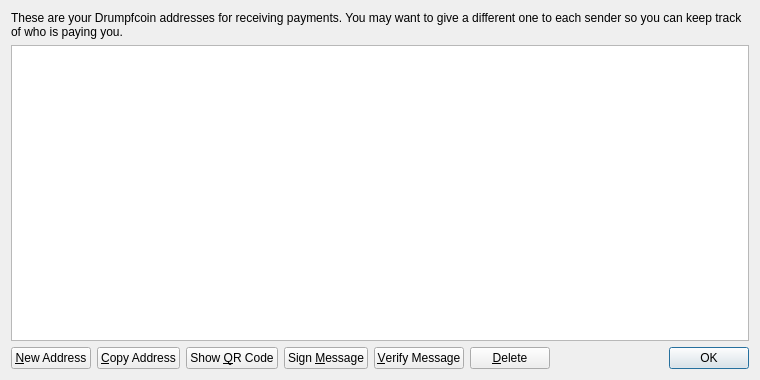
<?xml version="1.0" encoding="UTF-8"?>
<ui version="4.0">
 <class>AddressBookPage</class>
 <widget class="QWidget" name="AddressBookPage">
  <property name="geometry">
   <rect>
    <x>0</x>
    <y>0</y>
    <width>760</width>
    <height>380</height>
   </rect>
  </property>
  <property name="windowTitle">
   <string>Address Book</string>
  </property>
  <layout class="QVBoxLayout" name="verticalLayout">
   <item>
    <widget class="QLabel" name="labelExplanation">
     <property name="text">
      <string>These are your Drumpfcoin addresses for receiving payments. You may want to give a different one to each sender so you can keep track of who is paying you.</string>
     </property>
     <property name="textFormat">
      <enum>Qt::PlainText</enum>
     </property>
     <property name="wordWrap">
      <bool>true</bool>
     </property>
    </widget>
   </item>
   <item>
    <widget class="QTableView" name="tableView">
     <property name="contextMenuPolicy">
      <enum>Qt::CustomContextMenu</enum>
     </property>
     <property name="toolTip">
      <string>Double-click to edit address or label</string>
     </property>
     <property name="tabKeyNavigation">
      <bool>false</bool>
     </property>
     <property name="selectionMode">
      <enum>QAbstractItemView::SingleSelection</enum>
     </property>
     <property name="selectionBehavior">
      <enum>QAbstractItemView::SelectRows</enum>
     </property>
     <property name="sortingEnabled">
      <bool>true</bool>
     </property>
     <attribute name="verticalHeaderVisible">
      <bool>false</bool>
     </attribute>
    </widget>
   </item>
   <item>
    <layout class="QHBoxLayout" name="horizontalLayout">
     <item>
      <widget class="QPushButton" name="newAddressButton">
       <property name="toolTip">
        <string>Create a new address</string>
       </property>
       <property name="text">
        <string>&amp;New Address</string>
       </property>
      </widget>
     </item>
     <item>
      <widget class="QPushButton" name="copyToClipboard">
       <property name="toolTip">
        <string>Copy the currently selected address to the system clipboard</string>
       </property>
       <property name="text">
        <string>&amp;Copy Address</string>
       </property>
      </widget>
     </item>
     <item>
      <widget class="QPushButton" name="showQRCode">
       <property name="text">
        <string>Show &amp;QR Code</string>
       </property>
      </widget>
     </item>
     <item>
      <widget class="QPushButton" name="signMessage">
       <property name="toolTip">
        <string>Sign a message to prove you own a Drumpfcoin address</string>
       </property>
       <property name="text">
        <string>Sign &amp;Message</string>
       </property>
      </widget>
     </item>
     <item>
      <widget class="QPushButton" name="verifyMessage">
       <property name="toolTip">
        <string>Verify a message to ensure it was signed with a specified Drumpfcoin address</string>
       </property>
       <property name="text">
        <string>&amp;Verify Message</string>
       </property>
      </widget>
     </item>
     <item>
      <widget class="QPushButton" name="deleteButton">
       <property name="toolTip">
        <string>Delete the currently selected address from the list</string>
       </property>
       <property name="text">
        <string>&amp;Delete</string>
       </property>
      </widget>
     </item>
     <item>
      <spacer name="horizontalSpacer">
       <property name="orientation">
        <enum>Qt::Horizontal</enum>
       </property>
       <property name="sizeHint" stdset="0">
        <size>
         <width>40</width>
         <height>20</height>
        </size>
       </property>
      </spacer>
     </item>
     <item>
      <widget class="QDialogButtonBox" name="buttonBox">
       <property name="sizePolicy">
        <sizepolicy hsizetype="Maximum" vsizetype="Fixed">
         <horstretch>0</horstretch>
         <verstretch>0</verstretch>
        </sizepolicy>
       </property>
       <property name="standardButtons">
        <set>QDialogButtonBox::Ok</set>
       </property>
      </widget>
     </item>
    </layout>
   </item>
  </layout>
 </widget>
 <resources>
  <include location="../bitcoin.qrc"/>
 </resources>
 <connections/>
</ui>
